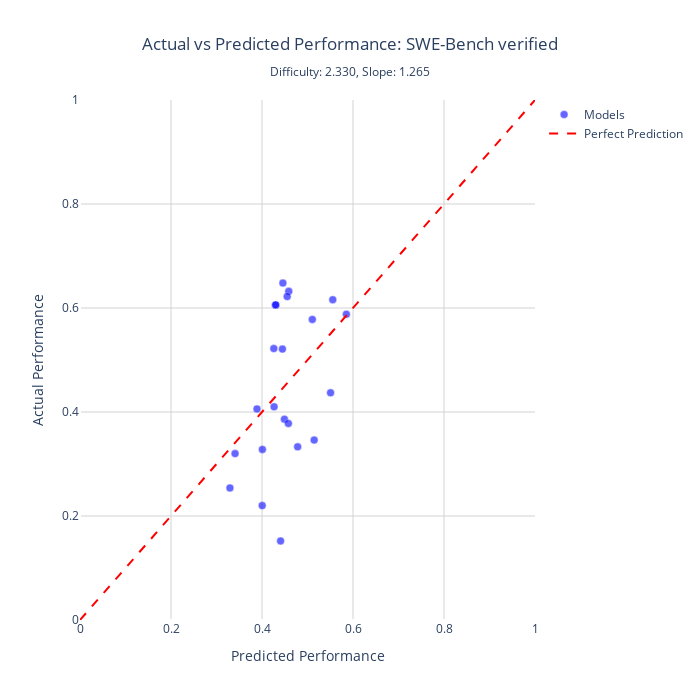

Here is the notebook cell this chart was saved with:
### Code cell
import plotly.graph_objects as go


def plot_benchmark_performance_interactive(
    benchmark_name, df_data=df1, df_capabilities=df_cm1, df_benchmarks=df_db1
):
    """
    Create an interactive plotly scatter plot comparing actual vs predicted performance
    for a specific benchmark with model names shown on hover.

    Parameters:
    -----------
    benchmark_name : str
        Name of the benchmark to plot
    df_data : DataFrame
        DataFrame containing performance data (default: df1)
    df_capabilities : DataFrame
        DataFrame containing model capabilities (default: df_cm1)
    df_benchmarks : DataFrame
        DataFrame containing benchmark parameters (default: df_db1)
    """

    def logistic(x):
        return 1.0 / (1.0 + np.exp(-x))

    # Get data for this benchmark
    bench_data = df_data[df_data["benchmark"] == benchmark_name].copy()

    if len(bench_data) == 0:
        print(f"No data found for benchmark: {benchmark_name}")
        print(f"Available benchmarks: {sorted(df_data['benchmark'].unique())}")
        return

    # Get benchmark parameters
    bench_params_df = df_benchmarks[df_benchmarks["benchmark_name"] == benchmark_name]
    if len(bench_params_df) == 0:
        print(f"No parameters found for benchmark: {benchmark_name}")
        return

    bench_params = bench_params_df.iloc[0]
    D = bench_params["estimated_difficulty"]
    alpha = bench_params["estimated_slope"]

    # Merge with model capabilities
    bench_data = bench_data.merge(
        df_capabilities[["model", "estimated_capability"]], on="model", how="left"
    )

    # Calculate predicted performance
    bench_data["predicted"] = logistic(alpha * (bench_data["estimated_capability"] - D))

    # Create the scatter plot
    fig = go.Figure()

    # Add scatter points
    fig.add_trace(
        go.Scatter(
            x=bench_data["predicted"],
            y=bench_data["performance"],
            mode="markers",
            marker=dict(
                size=8, color="blue", opacity=0.6, line=dict(width=0.5, color="white")
            ),
            text=bench_data["model"],
            hovertemplate="<b>%{text}</b><br>"
            + "Predicted: %{x:.3f}<br>"
            + "Actual: %{y:.3f}<br>"
            + "<extra></extra>",
            name="Models",
        )
    )

    # Add diagonal line (perfect prediction)
    fig.add_trace(
        go.Scatter(
            x=[0, 1],
            y=[0, 1],
            mode="lines",
            line=dict(color="red", dash="dash", width=2),
            name="Perfect Prediction",
            hovertemplate="<extra></extra>",
        )
    )

    # Update layout
    fig.update_layout(
        title=dict(
            text=f"Actual vs Predicted Performance: {benchmark_name}<br>"
            + f"<sub>Difficulty: {D:.3f}, Slope: {alpha:.3f}</sub>",
            x=0.5,
            xanchor="center",
        ),
        xaxis=dict(title="Predicted Performance", range=[0, 1], gridcolor="lightgray"),
        yaxis=dict(title="Actual Performance", range=[0, 1], gridcolor="lightgray"),
        width=700,
        height=700,
        hovermode="closest",
        plot_bgcolor="white",
        showlegend=True,
    )

    # fig.write_image("outputs/notebooks/benchmark_performance_interactive_swe_bench.pdf")
    fig.show()

    # Print some statistics
    residuals = bench_data["performance"] - bench_data["predicted"]
    rmse = np.sqrt(np.mean(residuals**2))
    mae = np.mean(np.abs(residuals))

    print(f"\nBenchmark: {benchmark_name}")
    print(f"Number of models: {len(bench_data)}")
    print(f"RMSE: {rmse:.4f}")
    print(f"MAE: {mae:.4f}")


# Example usage - change the benchmark name to plot different benchmarks
# Available benchmarks can be found in df_db1['benchmark_name'].unique()
plot_benchmark_performance_interactive("SWE-Bench verified")

# Uncomment to see all available benchmarks:
# print("\nAvailable benchmarks:")
# for benchmark in sorted(df_db1['benchmark_name'].unique()):
#     print(f"  - {benchmark}")

### Figure 1 — Plotly figure (JSON) as saved in the notebook; plotly's stock layout.template omitted (floating-point values rounded to 4 significant figures)
{"data": [{"hovertemplate": "<b>%{text}</b><br>Predicted: %{x:.3f}<br>Actual: %{y:.3f}<br><extra></extra>", "marker": {"color": "blue", "line": {"color": "white", "width": 0.5}, "opacity": 0.6, "size": 8}, "mode": "markers", "name": "Models", "text": ["claude-haiku-4-5-20251001", "o3-2025-04-16_medium", "o4-mini-2025-04-16_medium", "DeepSeek-V3.1", "claude-sonnet-4-5-20250929", "gpt-5-mini-2025-08-07_medium", "gpt-5-2025-08-07_medium", "claude-opus-4-1-20250805", "DeepSeek-R1-0528", "grok-3-beta", "claude-sonnet-4-20250514", "claude-opus-4-20250514", "gpt-4.1-mini-2025-04-14", "gpt-4.1-2025-04-14", "grok-3-mini-beta_low", "gpt-5-mini-2025-08-07_high", "claude-3-7-sonnet-20250219", "gemini-2.0-flash-001", "gpt-4o-2024-11-20", "o3-mini-2025-01-31_medium", "claude-3-5-sonnet-20241022", "claude-3-5-sonnet-20240620"], "type": "scatter", "x": [0.4298, 0.5507, 0.5147, 0.4449, 0.4459, 0.5106, 0.5854, 0.4588, 0.4784, 0.4493, 0.4301, 0.4554, 0.4009, 0.4266, 0.4409, 0.5555, 0.4259, 0.4005, 0.3295, 0.458, 0.3889, 0.3408], "y": [0.606, 0.437, 0.346, 0.521, 0.648, 0.578, 0.588, 0.632, 0.333, 0.386, 0.606, 0.622, 0.328, 0.41, 0.152, 0.616, 0.522, 0.22, 0.254, 0.378, 0.406, 0.32]}, {"hovertemplate": "<extra></extra>", "line": {"color": "red", "dash": "dash", "width": 2}, "mode": "lines", "name": "Perfect Prediction", "type": "scatter", "x": [0, 1], "y": [0, 1]}], "layout": {"height": 700, "hovermode": "closest", "plot_bgcolor": "white", "showlegend": true, "title": {"text": "Actual vs Predicted Performance: SWE-Bench verified<br><sub>Difficulty: 2.330, Slope: 1.265</sub>", "x": 0.5, "xanchor": "center"}, "width": 700, "xaxis": {"gridcolor": "lightgray", "range": [0, 1], "title": {"text": "Predicted Performance"}}, "yaxis": {"gridcolor": "lightgray", "range": [0, 1], "title": {"text": "Actual Performance"}}}}
